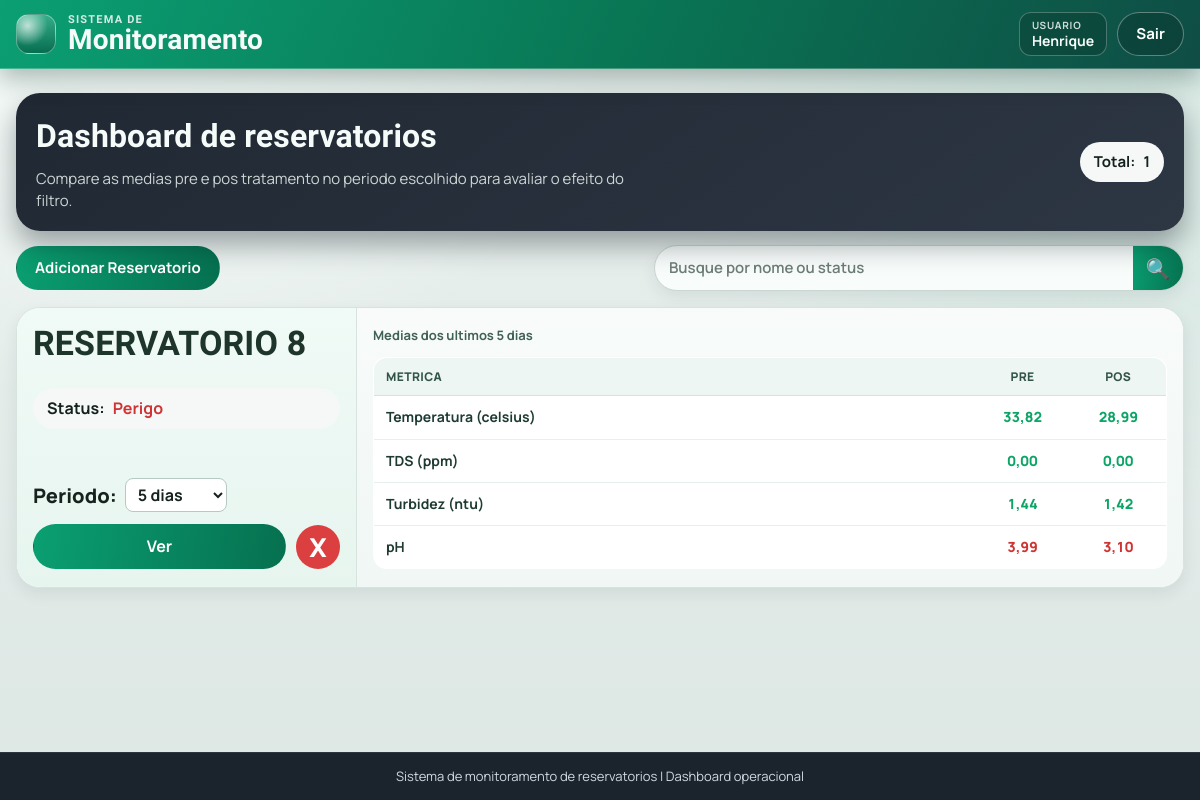
The app's page / (signed in), older data.
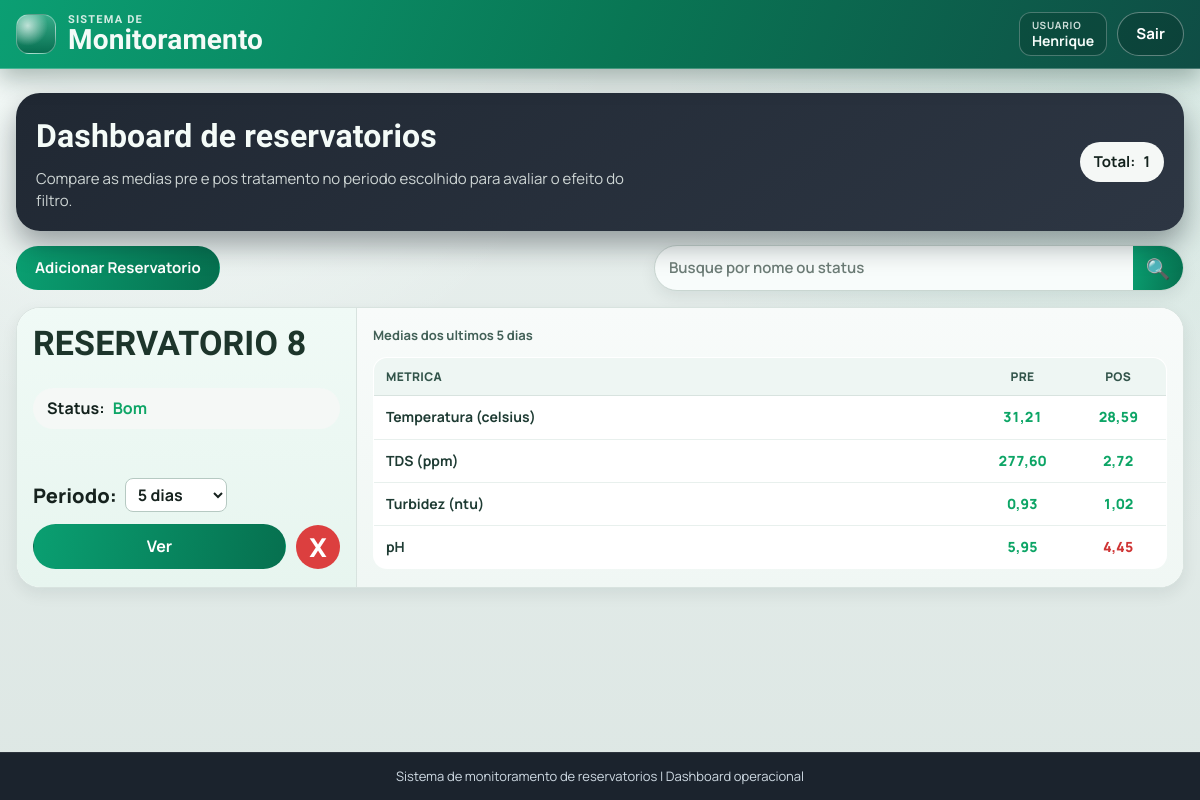
The same page, newer data.
### app/models.py (models this page shows, shortened)
class Reservatorio(models.Model):
    STATUS_BOM = "bom"
    STATUS_ATENCAO = "atencao"
    STATUS_PERIGO = "perigo"
    FAIXA_PADRAO_PPM_TDS_MIN = 0.0
    FAIXA_PADRAO_PPM_TDS_MAX = 500.0
    FAIXA_PADRAO_NTU_TURBIDEZ_MIN = 0.0
    FAIXA_PADRAO_NTU_TURBIDEZ_MAX = 5.0
    FAIXA_PADRAO_CELSIUS_TEMPERATURA_MIN = 5.0
    FAIXA_PADRAO_CELSIUS_TEMPERATURA_MAX = 30.0
    FAIXA_PADRAO_PH_MIN = 6.0
    FAIXA_PADRAO_PH_MAX = 9.5
    META_PADRAO_PPM_TDS = 600.0
    META_PADRAO_NTU_TURBIDEZ = 1.5
    META_PADRAO_CELSIUS_TEMPERATURA = 25.0
    META_PADRAO_PH = 7.0
    STATUS_CHOICES = (
        (STATUS_BOM, "Bom"),
        (STATUS_ATENCAO, "Atencao"),
        (STATUS_PERIGO, "Perigo"),
    )
    usuario = models.ForeignKey(
        settings.AUTH_USER_MODEL,
        on_delete=models.CASCADE,
        related_name="reservatorios",
    )
    nome = models.CharField(max_length=120, unique=True)
    status = models.CharField(max_length=20, choices=STATUS_CHOICES, default=STATUS_BOM)
    faixa_ppm_tds_min = models.FloatField(default=FAIXA_PADRAO_PPM_TDS_MIN)
    faixa_ppm_tds_max = models.FloatField(default=FAIXA_PADRAO_PPM_TDS_MAX)
    faixa_ntu_turbidez_min = models.FloatField(default=FAIXA_PADRAO_NTU_TURBIDEZ_MIN)
    faixa_ntu_turbidez_max = models.FloatField(default=FAIXA_PADRAO_NTU_TURBIDEZ_MAX)
    faixa_celsius_temperatura_min = models.FloatField(default=FAIXA_PADRAO_CELSIUS_TEMPERATURA_MIN)
    faixa_celsius_temperatura_max = models.FloatField(default=FAIXA_PADRAO_CELSIUS_TEMPERATURA_MAX)
    faixa_ph_min = models.FloatField(default=FAIXA_PADRAO_PH_MIN)
    faixa_ph_max = models.FloatField(default=FAIXA_PADRAO_PH_MAX)
    meta_ppm_tds = models.FloatField(default=META_PADRAO_PPM_TDS)
    meta_ntu_turbidez = models.FloatField(default=META_PADRAO_NTU_TURBIDEZ)
    meta_celsius_temperatura = models.FloatField(default=META_PADRAO_CELSIUS_TEMPERATURA)
    meta_ph = models.FloatField(default=META_PADRAO_PH)
    created_at = models.DateTimeField(auto_now_add=True)
    updated_at = models.DateTimeField(auto_now=True)
    class Meta:
        ordering = ["nome"]
    @classmethod
    def listar(cls, busca="", usuario=None):
        queryset = cls.objects.all()
        if usuario is not None:
            queryset = queryset.filter(usuario=usuario)
        termo = (busca or "").strip()
        if not termo:
            return queryset
        return queryset.filter(Q(nome__icontains=termo) | Q(status__icontains=termo))

### app/views.py (the view)
# urls.py: path('', views.index, name="index"),
@login_required(login_url="entrar")
@require_http_methods(["GET"])
def index(request):
    busca = request.GET.get("busca", "").strip()
    periodo_valor = _normalizar_periodo_valor(request.GET.get("dias"))
    periodo_delta = _delta_por_periodo(periodo_valor)
    reservatorios = list(Reservatorio.listar(busca=busca, usuario=request.user))
    dashboard_cards = _montar_dashboard_cards(reservatorios, periodo_delta)
    return render(
        request,
        "index.html",
        {
            "reservatorios": reservatorios,
            "dashboard_cards": dashboard_cards,
            "busca": busca,
            "periodo_selecionado": periodo_valor,
            "periodo_rotulo": _rotulo_periodo(periodo_valor),
            "periodos_disponiveis": PERIODOS_DISPONIVEIS,
        },
    )

### app/services/regras.py (called while the page is built)
def classificar_status_por_faixa(valor, *, minimo, maximo, margem_atencao, margem_perigo):
    if valor < (minimo - margem_perigo) or valor > (maximo + margem_perigo):
        return "perigo"
    if valor < (minimo - margem_atencao) or valor > (maximo + margem_atencao):
        return "atencao"
    return "bom"

### app/views.py (called while the page is built)
def _normalizar_periodo_valor(valor):
    valor_normalizado = (valor or "").strip().lower()
    valores_validos = {item[0] for item in PERIODOS_DISPONIVEIS}
    if valor_normalizado in valores_validos:
        return valor_normalizado
    try:
        dias_legado = int(valor_normalizado)
    except (TypeError, ValueError):
        return PERIODO_PADRAO_VALOR
    valor_legado = f"{dias_legado}d"
    if valor_legado in valores_validos:
        return valor_legado
    return PERIODO_PADRAO_VALOR

def _delta_por_periodo(periodo_valor):
    unidade = periodo_valor[-1]
    quantidade = int(periodo_valor[:-1])
    if unidade == "m":
        return timedelta(minutes=quantidade)
    if unidade == "h":
        return timedelta(hours=quantidade)
    return timedelta(days=quantidade)

def _rotulo_periodo(periodo_valor):
    for valor, rotulo in PERIODOS_DISPONIVEIS:
        if valor == periodo_valor:
            return rotulo
    return "5 dias"

def _medias_vazias():
    return {
        "temperatura": None,
        "tds": None,
        "turbidez": None,
        "ph": None,
    }

def _status_metricas_por_faixa(medias, *, reservatorio):
    return {
        "temperatura": _status_media_temperatura(
            medias.get("temperatura"),
            minimo=reservatorio.faixa_celsius_temperatura_min,
            maximo=reservatorio.faixa_celsius_temperatura_max,
        ),
        "tds": _status_media_tds(
            medias.get("tds"),
            minimo=reservatorio.faixa_ppm_tds_min,
            maximo=reservatorio.faixa_ppm_tds_max,
        ),
        "turbidez": _status_media_turbidez(
            medias.get("turbidez"),
            minimo=reservatorio.faixa_ntu_turbidez_min,
            maximo=reservatorio.faixa_ntu_turbidez_max,
        ),
        "ph": _status_media_ph(
            medias.get("ph"),
            minimo=reservatorio.faixa_ph_min,
            maximo=reservatorio.faixa_ph_max,
        ),
    }

### app/templates/index.html (shortened to what this page needs)
{% extends "blocos/base.html" %}
{% block content %}
<section class="detail-hero index-hero">
    <div>
        <h2>Dashboard de reservatorios</h2>
        <p class="index-hero-subtitle">
            Compare as medias pre e pos tratamento no periodo escolhido para avaliar o efeito do filtro.
        </p>
    </div>
    <p class="detail-status index-total-pill">
        <span>Total:</span>
        <strong>{{ reservatorios|length }}</strong>
    </p>
</section>
<section class="toolbar">
    <form method="post" action="{% url 'reservatorio_adicionar' %}">
        <button class="btn-main" type="submit">Adicionar Reservatorio</button>
    </form>
    <form class="search" method="get" action="{% url 'index' %}">
        <input
            type="text"
            name="busca"
            value="{{ busca }}"
            placeholder="Busque por nome ou status"
            aria-label="Buscar por nome ou status"
        >
        <button type="submit" aria-label="Buscar">&#128269;</button>
    </form>
</section>
<section class="dashboard-grid">
    {% for card in dashboard_cards %}
    <article class="dashboard-card">
        <section class="dashboard-card-left">
            <h2>{{ card.reservatorio.nome|upper }}</h2>
            <p class="status-pill">
                <span>Status:</span>
                <strong class="status-text status-{{ card.reservatorio.status }}">{{ card.reservatorio.get_status_display }}</strong>
            </p>
            <form class="dashboard-period-form" method="get" action="{% url 'index' %}">
                <label for="periodo-{{ card.reservatorio.id }}">Periodo:</label>
                <select id="periodo-{{ card.reservatorio.id }}" name="dias" onchange="this.form.submit()">
                    {% for periodo_valor, periodo_label in periodos_disponiveis %}
                    <option value="{{ periodo_valor }}" {% if periodo_valor == periodo_selecionado %}selected{% endif %}>
                        {{ periodo_label }}
                    </option>
                    {% endfor %}
                </select>
            </form>
            <div class="dashboard-actions">
                <a class="btn-ver" href="{% url 'reservatorio_detalhe' card.reservatorio.id %}">Ver</a>
                <form
                    method="post"
                    action="{% url 'reservatorio_excluir' card.reservatorio.id %}"
                    data-confirm-delete-reservatorio
                    data-reservatorio-nome="{{ card.reservatorio.nome }}"
                >
                    <button class="btn-delete" type="submit" aria-label="Excluir reservatorio">X</button>
                </form>
            </div>
        </section>
        <section class="dashboard-card-right">
            <p class="dashboard-period-caption">Medias dos ultimos {{ periodo_rotulo }}</p>
            <table class="dashboard-metrics-table">
                <thead>
                    <tr>
                        <th scope="col">Metrica</th>
                        <th scope="col">PRE</th>
                        <th scope="col">POS</th>
                    </tr>
                </thead>
                <tbody>
                    <tr>
                        <th scope="row">Temperatura (celsius)</th>
                        <td class="dashboard-value status-{{ card.status_antes.temperatura }}">
                            {% if card.antes.temperatura is not None %}{{ card.antes.temperatura|floatformat:2 }}{% else %}--{% endif %}
                        </td>
                        <td class="dashboard-value status-{{ card.status_depois.temperatura }}">
                            {% if card.depois.temperatura is not None %}{{ card.depois.temperatura|floatformat:2 }}{% else %}--{% endif %}
                        </td>
                    </tr>
                    <tr>
                        <th scope="row">TDS (ppm)</th>
                        <td class="dashboard-value status-{{ card.status_antes.tds }}">
                            {% if card.antes.tds is not None %}{{ card.antes.tds|floatformat:2 }}{% else %}--{% endif %}
                        </td>
                        <td class="dashboard-value status-{{ card.status_depois.tds }}">
                            {% if card.depois.tds is not None %}{{ card.depois.tds|floatformat:2 }}{% else %}--{% endif %}
                        </td>
                    </tr>
                    <tr>
                        <th scope="row">Turbidez (ntu)</th>
                        <td class="dashboard-value status-{{ card.status_antes.turbidez }}">
                            {% if card.antes.turbidez is not None %}{{ card.antes.turbidez|floatformat:2 }}{% else %}--{% endif %}
                        </td>
                        <td class="dashboard-value status-{{ card.status_depois.turbidez }}">
                            {% if card.depois.turbidez is not None %}{{ card.depois.turbidez|floatformat:2 }}{% else %}--{% endif %}
                        </td>
                    </tr>
                    <tr>
                        <th scope="row">pH</th>
                        <td class="dashboard-value status-{{ card.status_antes.ph }}">
                            {% if card.antes.ph is not None %}{{ card.antes.ph|floatformat:2 }}{% else %}--{% endif %}
                        </td>
                        <td class="dashboard-value status-{{ card.status_depois.ph }}">
                            {% if card.depois.ph is not None %}{{ card.depois.ph|floatformat:2 }}{% else %}--{% endif %}
                        </td>
                    </tr>
                </tbody>
            </table>
        </section>
    </article>
    {% empty %}
    <article class="empty-state">
        <p>Nenhum reservatorio encontrado.</p>
    </article>
    {% endfor %}
</section>
{% endblock %}

### app/templates/blocos/base.html (shortened to what this page needs)
{% load static %}
<!DOCTYPE html>
<html lang="pt-br">
<head>
    <link rel="stylesheet" href="{% static 'css/base.css' %}">
</head>
<body>
    <div class="app-shell">
        {% include "blocos/nav_bar.html" %}
        <main class="page-content">
            {% block content %}{% endblock %}
        </main>
        {% include "blocos/footer.html" %}
    </div>
</body>
</html>

### app/templates/blocos/nav_bar.html (shortened to what this page needs)
<header class="top-nav">
    <div class="top-nav-inner">
        <div class="top-nav-left">
            <a class="brand-link" href="{% if request.user.is_authenticated %}{% url 'index' %}{% else %}{% url 'entrar' %}{% endif %}">
                <span class="brand-mark" aria-hidden="true"></span>
                <h1 class="brand">
                    <span class="brand-kicker">SISTEMA DE</span>
                    <span class="brand-title">Monitoramento</span>
                </h1>
            </a>
        </div>
        <div class="top-nav-right">
            {% if request.user.is_authenticated %}
                <span class="user-chip">
                    <span class="user-chip-label">Usuario</span>
                    <strong>{{ request.user.username }}</strong>
                </span>
                <form method="post" action="{% url 'sair' %}">
                    <button class="btn-sair" type="submit">Sair</button>
                </form>
            {% else %}
                <a class="btn-sair" href="{% url 'entrar' %}">Entrar</a>
            {% endif %}
        </div>
    </div>
</header>

### app/templates/blocos/footer.html
<footer class="site-footer">
    <p>Sistema de monitoramento de reservatorios | Dashboard operacional</p>
</footer>

### static/css/tokens.css (style rules this page uses)
:root { --font-sans: "Manrope", "Plus Jakarta Sans", "Segoe UI", sans-serif; --font-display: "Sora", "Manrope", "Segoe UI", sans-serif; --color-canvas: #eaf1ef; --color-canvas-strong: #dde7e4; --color-surface: #ffffff; --color-surface-muted: #f5f8f7; --color-surface-dark: #202833; --color-text: #16221e; --color-text-muted: #5a6a65; --color-text-inverse: #f4fbf8; --color-border: #d8e3df; --color-border-strong: #bccbc5; --color-accent: #0a9f71; --color-accent-dark: #06704f; --color-accent-soft: #def4eb; --color-danger: #dc3f3f; --color-status-bom: #0da566; --color-status-atencao: #dd7a00; --color-status-perigo: #cf3434; --radius-xs: 8px; --radius-sm: 12px; --radius-md: 18px; --radius-lg: 24px; --radius-pill: 999px; --shadow-sm: 0 6px 16px rgba(18, 41, 33, 0.08); --shadow-md: 0 12px 28px rgba(15, 33, 27, 0.14); --shadow-dark: 0 14px 28px rgba(5, 14, 21, 0.36); --ease-standard: 180ms ease; }

### static/css/foundation.css (style rules this page uses)
* { box-sizing: border-box; }
html, body { min-height: 100%; }
body { margin: 0; font-family: var(--font-sans); color: var(--color-text); background: radial-gradient(circle at 12% -10%, #f9fffd 0%, transparent 36%), radial-gradient(circle at 92% 12%, rgba(10, 159, 113, 0.08) 0%, transparent 34%), linear-gradient(180deg, var(--color-canvas) 0%, var(--color-canvas-strong) 100%); line-height: 1.45; }
a { color: inherit; }
h1, h2, h3, h4, h5, h6 { margin: 0; font-family: var(--font-display); letter-spacing: 0.15px; }
p { margin: 0; }
button, input, select, textarea { font: inherit; }

### static/css/layout.css (style rules this page uses)
.app-shell { min-height: 100vh; display: flex; flex-direction: column; }
.top-nav { position: sticky; top: 0; z-index: 100; color: var(--color-text-inverse); padding: 12px 16px; border-bottom: 1px solid rgba(255, 255, 255, 0.24); background: linear-gradient(112deg, #0b9f73 0%, #097654 52%, #0f4d45 100%); box-shadow: 0 10px 24px rgba(8, 39, 29, 0.3); backdrop-filter: blur(5px); }
.top-nav-inner { width: min(1440px, 100%); margin: 0 auto; display: flex; align-items: center; justify-content: space-between; gap: 14px; flex-wrap: wrap; }
.top-nav-left { display: flex; align-items: center; gap: 14px; min-width: 0; }
.brand-link { text-decoration: none; display: inline-flex; align-items: center; gap: 12px; }
.brand-mark { width: 40px; height: 40px; border-radius: 13px; background: radial-gradient(circle at 28% 28%, rgba(255, 255, 255, 0.7), transparent 52%), linear-gradient(180deg, rgba(255, 255, 255, 0.18), rgba(1, 16, 14, 0.32)); border: 1px solid rgba(255, 255, 255, 0.34); }
.brand { line-height: 1.05; }
.brand-kicker { display: block; font-size: 11px; letter-spacing: 1.2px; opacity: 0.86; }
.brand-title { display: block; font-size: 28px; font-weight: 800; }
.top-nav-right { display: flex; align-items: center; gap: 10px; margin-left: auto; }
.top-nav-right form { margin: 0; }
.page-content { flex: 1; width: min(1360px, 100%); margin: 0 auto; padding: 24px 16px 36px; }
.site-footer { margin-top: auto; background: #1b232d; color: #cfdae3; border-top: 1px solid rgba(255, 255, 255, 0.08); padding: 14px 20px; text-align: center; }
.site-footer p { font-size: 13px; }

Row changes from the older to the newer data that the page shows:
changed Reservatorio "RESERVATORIO 8": status "perigo" → "bom" (drawn); reservatorio.status "Perigo" → "Bom"; antes.temperatura "33,82" → "31,21"; depois.temperatura "28,99" → "28,59"; antes.tds "0,00" → "277,60"; depois.tds "0,00" → "2,72"; antes.turbidez "1,44" → "0,93"; depois.turbidez "1,42" → "1,02"; antes.ph "3,99" → "5,95"; depois.ph "3,10" → "4,45"
